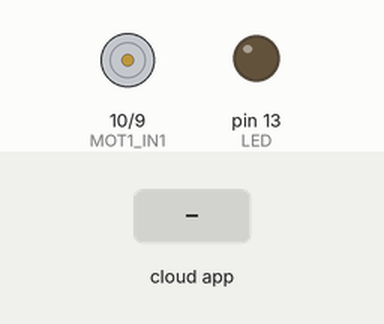
This sketch was run on a simulated Arduino Uno, built with avr-gcc and run on an emulated ATmega328P. Parts: motor-driver pin pairs drawn as motors (green arrow = first pin HIGH = forward, orange = second pin HIGH = backward, longer = more drive, scaled by the enable pin), output pins drawn as LEDs (lit = HIGH). Inputs (shaded band) come from the test bench. The ROS host is connected and sends only what is stated.

Above: at 1.2 s.
1.3 s: the phone or cloud app sets motor_vel to 0
At 2.5 s:
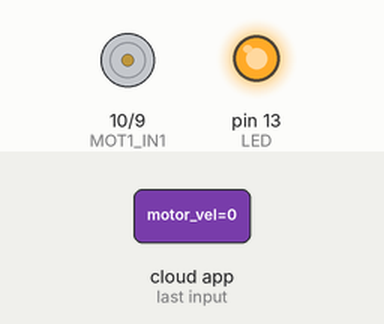
2.8 s: the phone or cloud app sets motor_vel to 45
At 3.8 s:
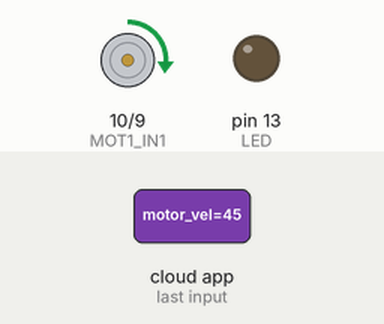
4.3 s: the phone or cloud app sets motor_vel to 90
At 4.9 s:
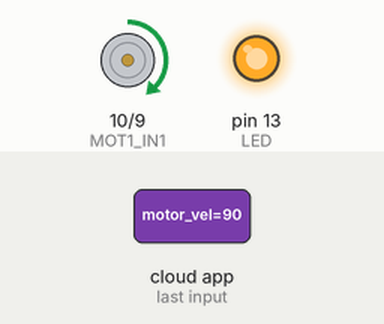
5.8 s: the phone or cloud app sets motor_vel to 180
At 6.1 s:
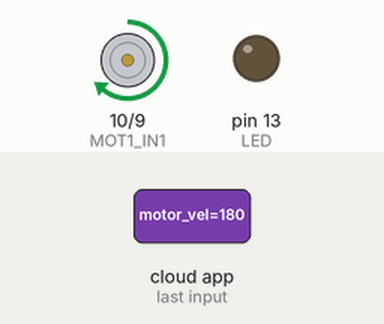
7.3 s: the phone or cloud app sets motor_vel to 45
At 8.4 s:
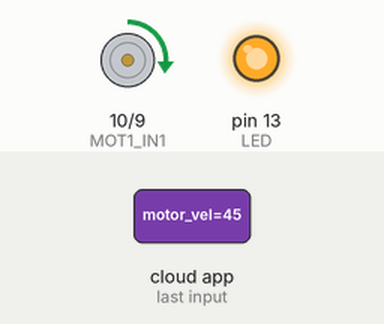
8.8 s: the phone or cloud app sets motor_vel to 90
At 9.6 s:
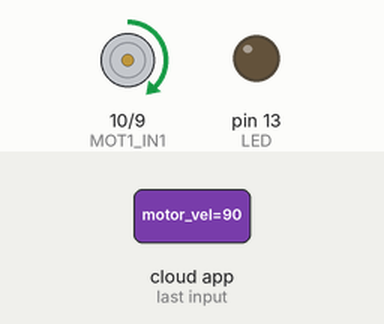
Timing chart, 0 to 11.3 s (numbered marks = the images above; inputs shaded):
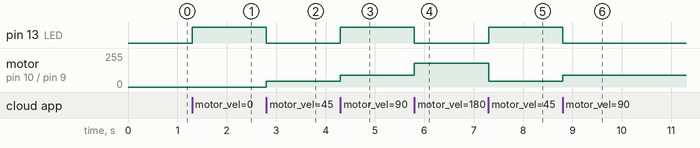

The sketch:

ros_simple_dc_motor.ino
```cpp
//#define USE_USBCON //Uncomment this line if you are using an arduino DUE
/*
 * This program receives a ROS (Int32) message (between -255 and 255)
 * and commands a DC motor according to the specified value.
 * subscribed ROS topic arduino/motor_vel
 */

 #include "Arduino.h"
 #include <ros.h>
 #include <std_msgs/Int32.h>

/*******************************
 * Define the material
 ******************************/
//Arduino pin definitions
#define MOT1_IN1 10//IN1 of the L298 should be connected to this arduino pin
#define MOT1_IN2 9//IN2 of the L298 should be connected to this arduino pin
#define MOT1_EN 11 //enable
#define LED 13 //A led that blinks when receiving


/*
 * Global variables
 */
ros::NodeHandle nh;
volatile int motor_vel; //The motor velocity between -255->full speed backwards and 255-> Full speed forward

/*
 * My functions
 */
/* Hard stop of motor
 * motor: LEFT or RIGHT (0 or 1)
 */
void motor_stop() {
	//Stop if received an wrong direction
		digitalWrite(MOT1_IN1, 0);
		digitalWrite(MOT1_IN2, 0);
		analogWrite(MOT1_EN, 0);
}

/* Moves the motor in positive sens
		vel: [0-255] the desired pwm value 255 means full speed
 */
void motor_forward(unsigned int vel) {
		digitalWrite(MOT1_IN1, 1);
		digitalWrite(MOT1_IN2, 0);
		analogWrite(MOT1_EN, vel);
}

/* Moves the motor in positive sens
		vel: [0-255] the desired pwm value 255 means full speed
 */
void motor_backwards(unsigned int vel) {
    digitalWrite(MOT1_IN1, 0);
    digitalWrite(MOT1_IN2, 1);
    analogWrite(MOT1_EN, vel);
}

//Motor callback
void motor_vel_cb(const std_msgs::Int32 & msg) {
	digitalWrite(LED, HIGH - digitalRead(LED)); //toggles a led to indicate this topic is active
	motor_vel = msg.data;
	if (motor_vel > 0 && motor_vel <= 255) {
		motor_forward((unsigned int) motor_vel);
	} else if (motor_vel < 0 && motor_vel >= -255) {
		motor_backwards((unsigned int) -1*motor_vel);
	} else {
		//Stop if received a wrong value or 0
		motor_stop();
	}
}


//Creates the ROS subscribers
ros::Subscriber<std_msgs::Int32> motor_vel_sub("arduino/motor_vel", motor_vel_cb);

/*
 * Arduino SETUP
 */
void setup() {
	//init ROS communication
	nh.initNode();
	//Subscribed ROS topics
	nh.subscribe(motor_vel_sub);
	// Arduino pins definition
	pinMode(LED, OUTPUT);
	pinMode(MOT1_IN1, OUTPUT);
	pinMode(MOT1_IN2, OUTPUT);
	pinMode(MOT1_EN, OUTPUT);
}

/*
 * Arduino MAIN LOOP
 */
void loop() {
	nh.spinOnce();
	delay(1);
}
```

.ino.cpp
```cpp
#ifdef __IN_ECLIPSE__
//This is a automatic generated file
//Please do not modify this file
//If you touch this file your change will be overwritten during the next build
//This file has been generated on 2016-12-16 10:39:31

#include "Arduino.h"
#include "ros_dc_motor.h"
void hard_stop(int motor) ;
void soft_stop(int motor) ;
void move_right_motor(void) ;
void move_left_motor(void) ;
double wheel_vel_from_encoder(long curr_pos, long last_pos, long delta_t_us) ;
void wheel_vel_from_twist(double linear, double angular, double* vlp, 		double* vrp) ;
void move_robot(double linear, double angular) ;
void cmd_vel_cb(const geometry_msgs::Twist& cmd_msg) ;
void setup() ;
void loop() ;

#include "ros_dc_motor.ino"


#endif
```

Measured:
- after the input at 1.3 s, pin 13 (LED): LOW → HIGH at once
- after the input at 2.8 s, pin 13 (LED): HIGH → LOW at once; motor on pin 10 (MOT1_IN1) / pin 9 (MOT1_IN2): stopped → forward 45/255 at once
- after the input at 4.3 s, pin 13 (LED): LOW → HIGH at once; motor on pin 10 (MOT1_IN1) / pin 9 (MOT1_IN2): forward 45/255 → forward 90/255 at once
- after the input at 5.8 s, pin 13 (LED): HIGH → LOW at once; motor on pin 10 (MOT1_IN1) / pin 9 (MOT1_IN2): forward 90/255 → forward 180/255 at once
- after the input at 7.3 s, pin 13 (LED): LOW → HIGH at once; motor on pin 10 (MOT1_IN1) / pin 9 (MOT1_IN2): forward 180/255 → forward 45/255 at once
- after the input at 8.8 s, pin 13 (LED): HIGH → LOW at once; motor on pin 10 (MOT1_IN1) / pin 9 (MOT1_IN2): forward 45/255 → forward 90/255 at once
